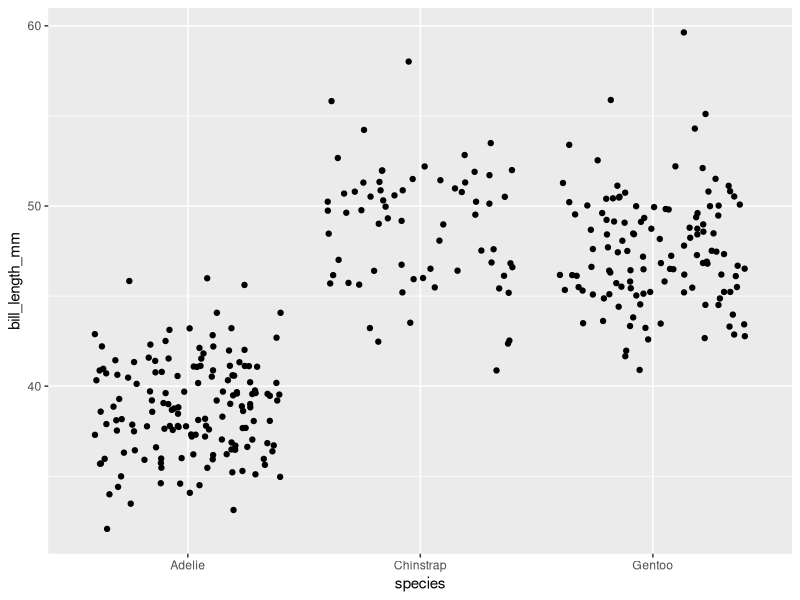

Source code (R):
## ---- chunk 1
knitr::opts_chunk$set(echo = TRUE)
library(tidyverse)
library(palmerpenguins)
## ---- chunk 2
trash_repo2 <- penguins %>% 
  select(bill_length_mm, species)
## ---- chunk 3
ggplot(data = trash_repo2, aes(x = species, y = bill_length_mm)) +
	geom_jitter()
